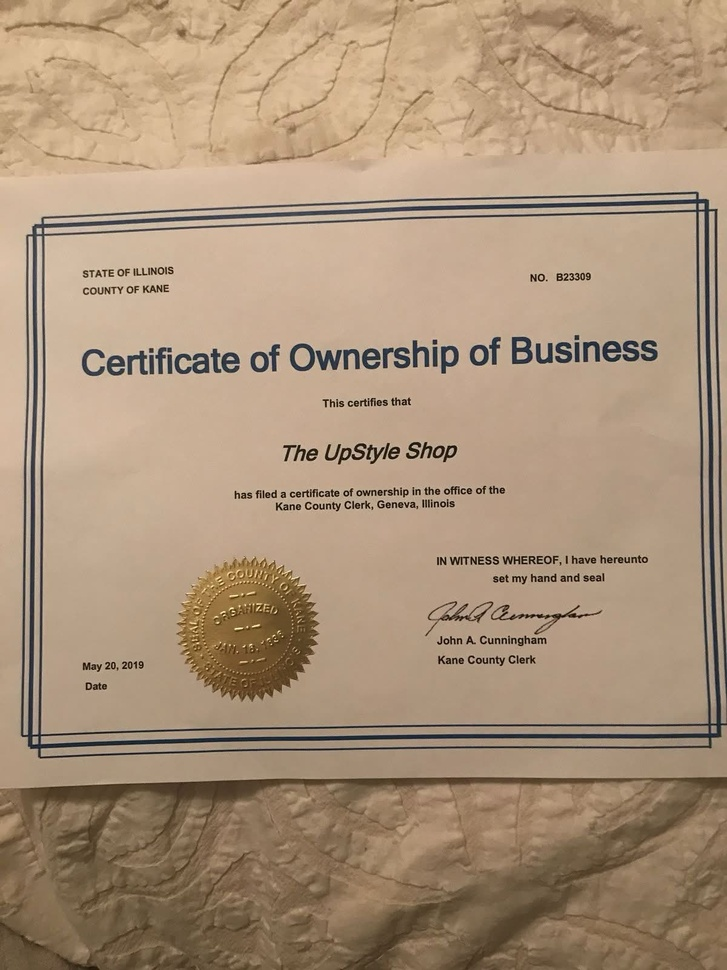
#> input picture samples/doc_1.jpg, 727 x 970 px, shrunk from 1200 x 1600 before the run
$ python -i cleaning.py   (imports and definitions only)
#> lines starting #> are read from the running program, lines starting #| are printed output that depends on the picture; after the words box and inside, x2 and y2 are one past the last pixel; in counts of white or black regions, pixels touching at a corner belong together
#> further down, picture is the input picture: shape (970, 727, 3); mean B, G, R 121.3, 146.4, 170.2
import cv2
import numpy as np
from typing import Tuple


def apply_morphological_cleaning(mask: np.ndarray,
                                 kernel_size: int = 3,
                                 close_iterations: int = 1,
                                 open_iterations: int = 1) -> np.ndarray:
    kernel = cv2.getStructuringElement(cv2.MORPH_ELLIPSE,
                                       (kernel_size, kernel_size))

    if close_iterations > 0:
        mask = cv2.morphologyEx(mask, cv2.MORPH_CLOSE, kernel,
                                iterations=close_iterations)
    if open_iterations > 0:
        mask = cv2.morphologyEx(mask, cv2.MORPH_OPEN, kernel,
                                iterations=open_iterations)

    return mask


def apply_cleaning_pipeline(mask: np.ndarray) -> Tuple[np.ndarray, dict]:
    steps = {}

    closed = apply_morphological_cleaning(mask, close_iterations=1,
                                          open_iterations=0)
    steps["after_close"] = closed

    opened = apply_morphological_cleaning(closed, close_iterations=0,
                                          open_iterations=1)
    steps["after_open"] = opened

    cleaned = apply_morphological_cleaning(opened, close_iterations=1,
                                           open_iterations=0)
    steps["after_final_close"] = cleaned

    return cleaned, steps


def binarize_document(doc_img: np.ndarray,
                      method: str = "adaptive",
                      blocksize: int = 11,
                      c: int = 7) -> np.ndarray:
#> called with method = 'adaptive', blocksize = 11, c = 7
    gray = cv2.cvtColor(doc_img, cv2.COLOR_BGR2GRAY) if len(doc_img.shape) == 3 else doc_img
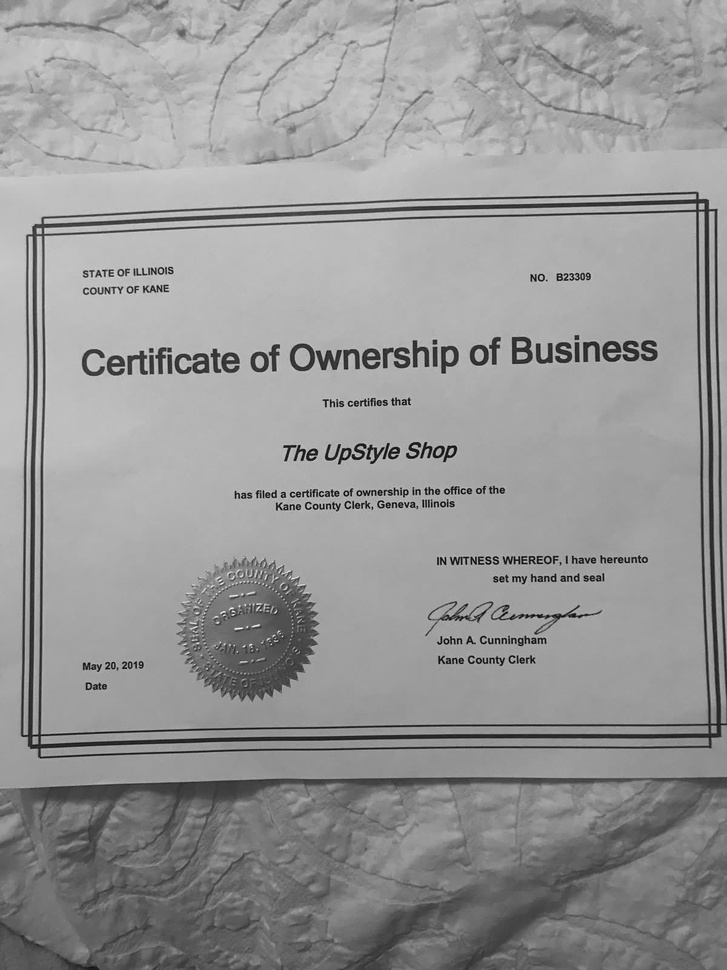
#> gray: shape (970, 727); min 4, max 243, mean 150.7

    if method == "adaptive":
        binary = cv2.adaptiveThreshold(gray, 255,
                                       cv2.ADAPTIVE_THRESH_GAUSSIAN_C,
                                       cv2.THRESH_BINARY, blocksize, c)
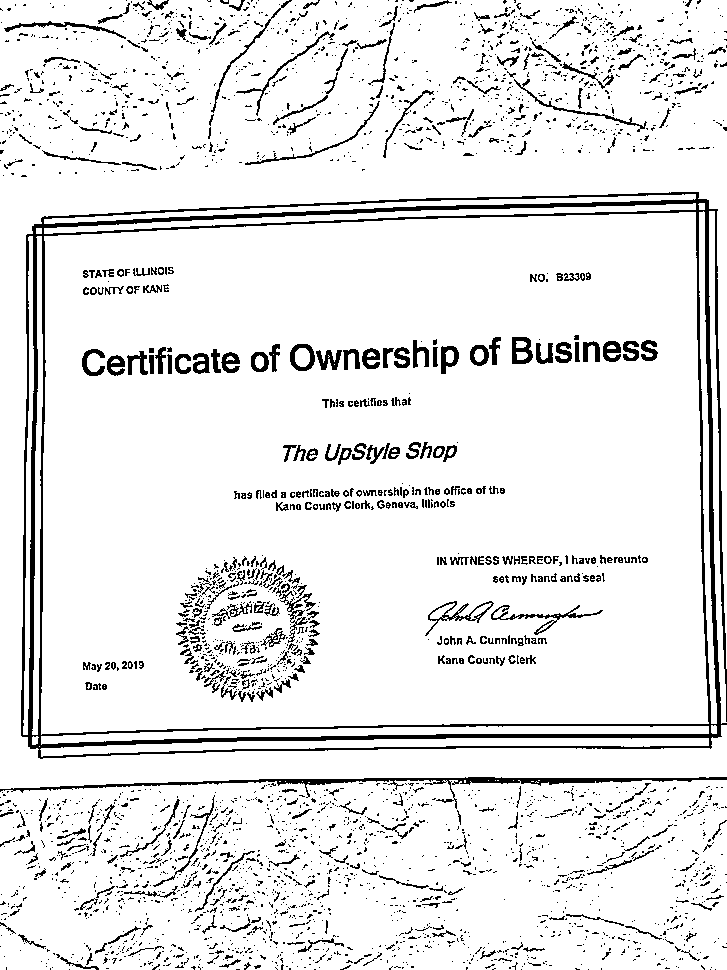
#> binary: shape (970, 727); 91% white; 3084 black regions (2576 under 20 px), largest, box (x1, y1, x2, y2) and area: (21, 192, 727, 759) 21125, (0, 777, 727, 809) 2712, (491, 605, 603, 635) 479
    elif method == "otsu":
        _, binary = cv2.threshold(gray, 0, 255,
                                  cv2.THRESH_BINARY + cv2.THRESH_OTSU)
    elif method == "binary":
        _, binary = cv2.threshold(gray, 127, 255, cv2.THRESH_BINARY)
    else:
        binary = gray.copy()

    return binary

>>> import cv2
>>> picture = cv2.imread('../samples/doc_1.jpg')
>>> result = binarize_document(picture)

$ run again, on samples/doc_3.jpg
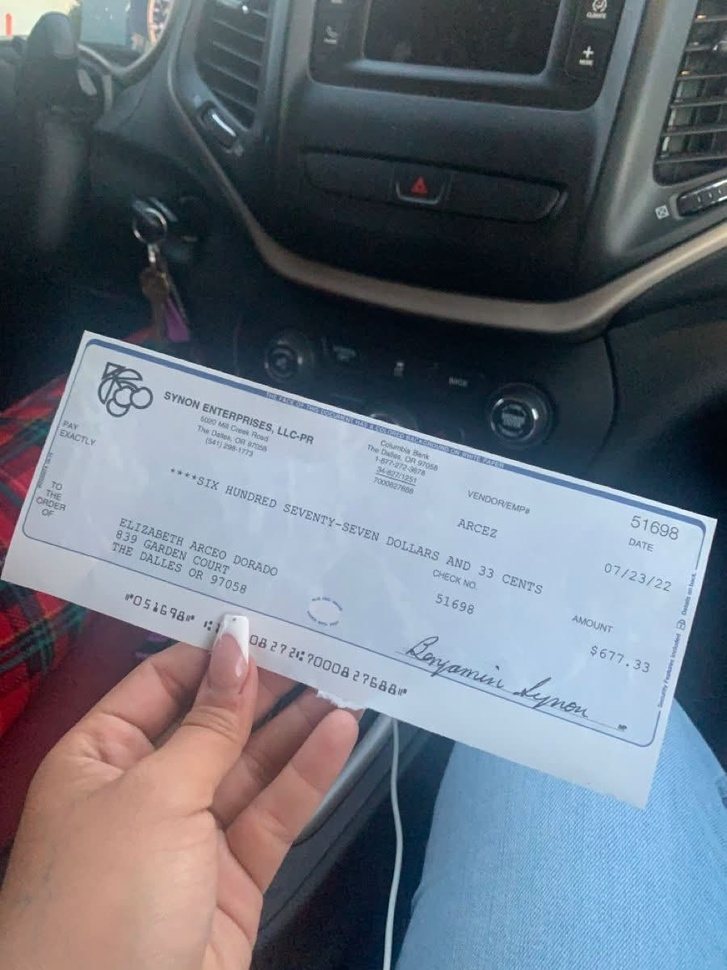
#> input picture samples/doc_3.jpg, 727 x 970 px, shrunk from 900 x 1200 before the run
#> picture is the input picture: shape (970, 727, 3); mean B, G, R 123, 112, 104.2
#> in binarize_document, `gray = cv2.cvtColor(doc_img, cv2.COLOR_BGR2GRAY) if len(doc_img.shape)..`:
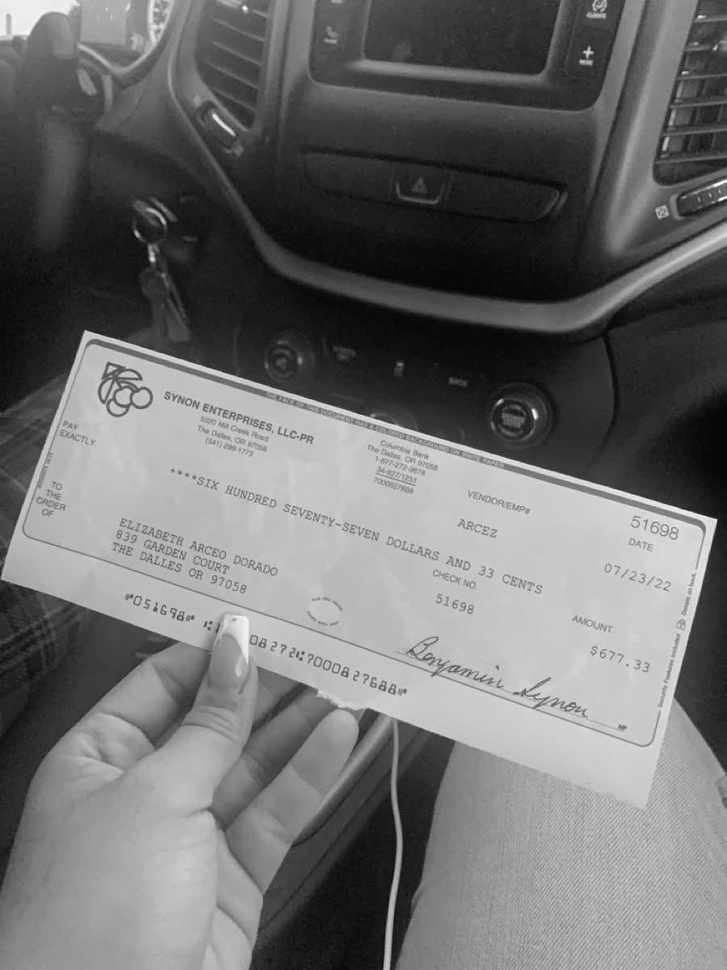
#> gray: shape (970, 727); min 3, max 253, mean 110.9
#> in binarize_document, `binary = cv2.adaptiveThreshold(gray, 255, cv2.ADAPTIVE_THRESH_GAUSSIAN..`:
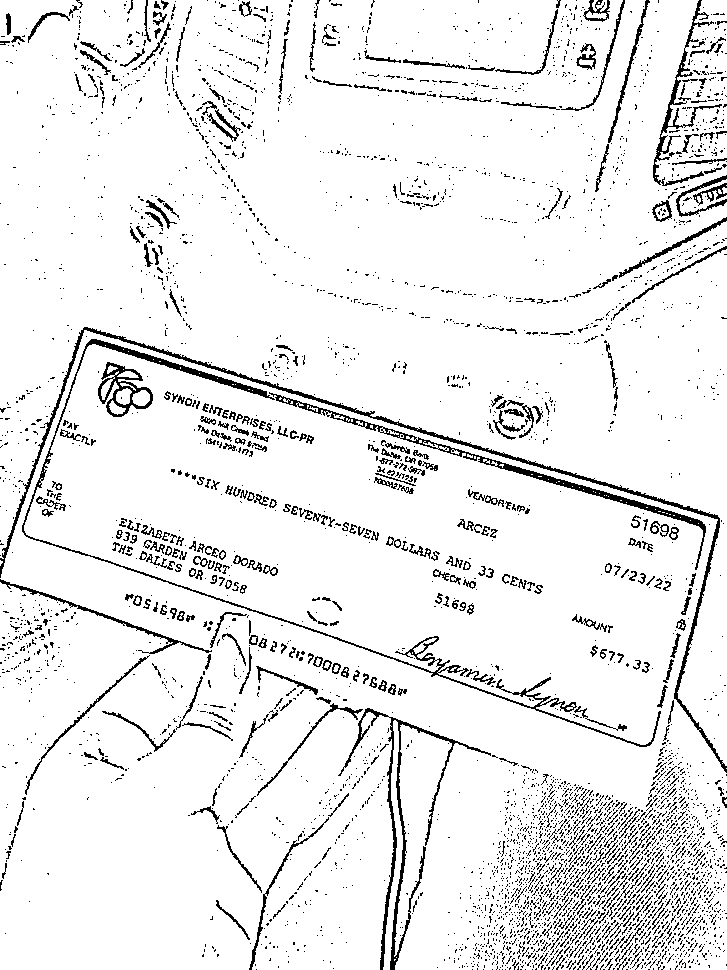
#> binary: shape (970, 727); 92.4% white; black in thin lines or dots

$ run again, on samples/doc_4.jpg
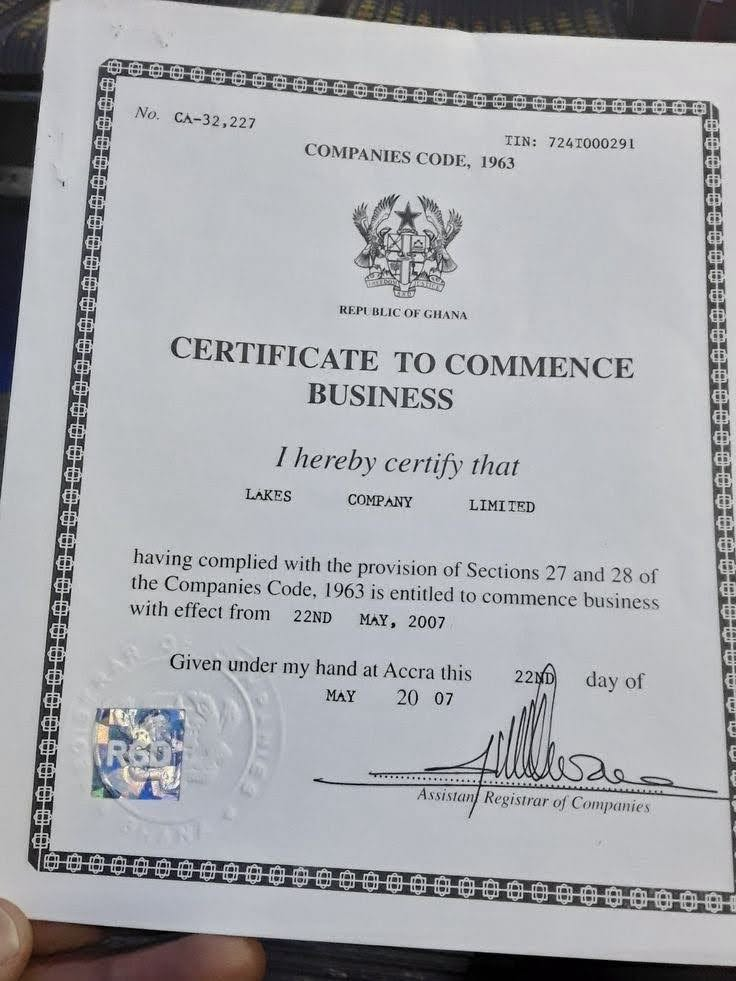
#> input picture samples/doc_4.jpg, 736 x 981 px
#> picture is the input picture: shape (981, 736, 3); mean B, G, R 173.8, 169.7, 168.3
#> in binarize_document, `binary = cv2.adaptiveThreshold(gray, 255, cv2.ADAPTIVE_THRESH_GAUSSIAN..`:
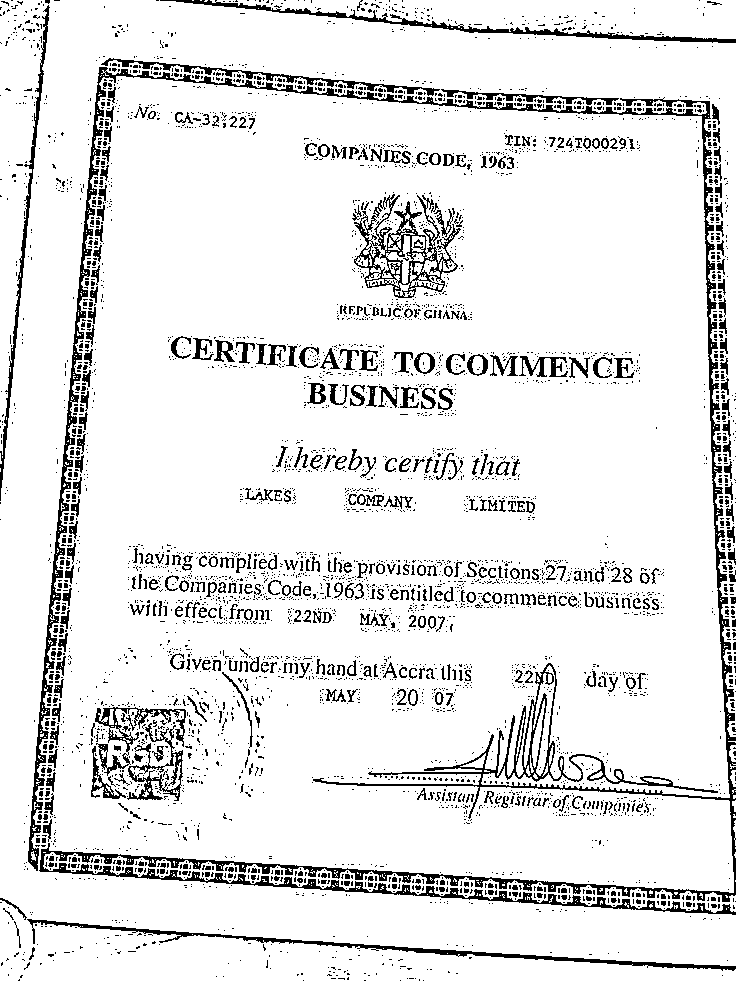
#> binary: shape (981, 736); 89.9% white; black in thin lines or dots
